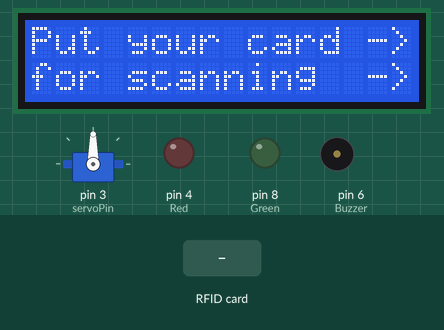
A sketch run on a simulated Arduino Uno, built with avr-gcc and run on an emulated ATmega328P. Parts: servo, 16×2 character LCD, output pins drawn as LEDs (lit = HIGH), buzzer (waves = sounding). The inputs (shaded band) are chosen by the test bench. Pins used as bus, display or sensor lines are not drawn; what the sketch prints to the serial monitor is not drawn.

Above: at 1.3 s.
1.4 s: RFID card 04 B2 9E 00 F5 4C 03 held to the reader
At 3.5 s:
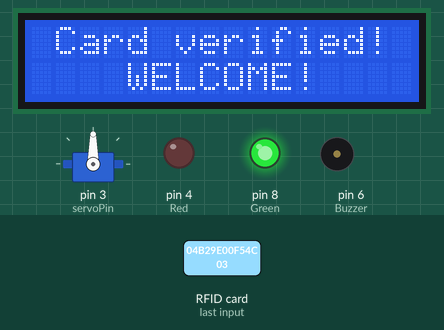
At 6.4 s:
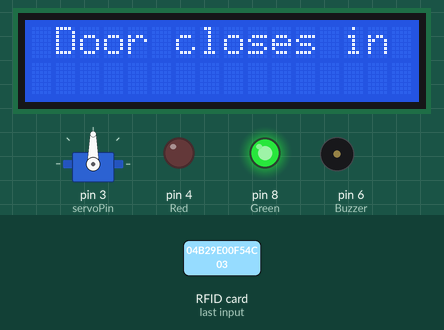
Timing chart, 0 to 13.3 s (numbered marks = the images above; inputs shaded):
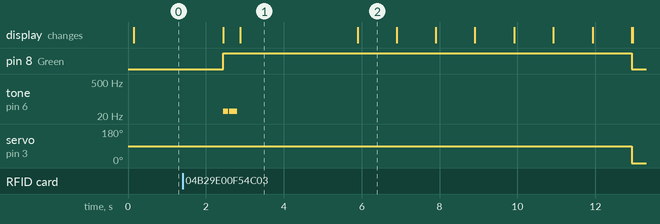

The sketch:

main.ino
```cpp
// Importing essential libraries for the project
#include <SPI.h>
#include <MFRC522.h>
#include <Wire.h>
#include <Servo.h>
#include <LiquidCrystal_I2C.h>


// Defining the pins for the RFID module, Servo motor, Buzzer, and LEDs
#define SS_PIN 10
#define RST_PIN 9
#define Green 8
#define Red 4
#define Buzzer 6

// Creating an instance of the MFRC522 library
MFRC522 mfrc522(SS_PIN, RST_PIN);
LiquidCrystal_I2C lcd(0x27, 16, 2); // Setting the LCD address to 0x27

// Creating an instance of the Servo library
Servo servo;
int servoPin = 3;

// Defining the verified card
String verified_Card = "04b29e00f54c03"; // Change this to your card UID, check the serial monitor for the UID


// Setup function
void setup() {
    servo.attach(servoPin); // Attaching the servo motor to the servo pin
    Serial.begin(9600);     // Initializing the serial monitor

    // Setting the pins as output
    pinMode(Green, OUTPUT);
    pinMode(Red, OUTPUT);
    pinMode(Buzzer, OUTPUT);

    // Initializing the RFID module, LCD, and Servo motor
    SPI.begin();
    mfrc522.PCD_Init();
    lcd.init();
    lcd.backlight();
    delay(4);
}


// Loop function
void loop() {

    // Displaying the message on the LCD
    lcd.setCursor(0, 0);
    lcd.print("Put your card ->");
    lcd.setCursor(0, 1);
    lcd.print("for scanning  ->");

    // Checking if the card is present
    if (!mfrc522.PICC_IsNewCardPresent() || !mfrc522.PICC_ReadCardSerial())
    return;

    // Reading the card UID and storing it in the content variable
    String content = "";
    for (byte i = 0; i < mfrc522.uid.size; i++) {
        content.concat(String(mfrc522.uid.uidByte[i] < 0x10 ? "0" : ""));   // Adding a 0 before the UID if it is less than 0x10
        content.concat(String(mfrc522.uid.uidByte[i], HEX));               // Converting the UID to HEX
    }

    // Displaying the card UID on the serial monitor
    Serial.println("Content: ");
    Serial.println(content);
    delay(1000);

    // Calling the cardVerification function defined below to verify the card
    cardVerification(content);

    // Turning off the LEDs
    digitalWrite(Red, LOW);
    digitalWrite(Green, LOW);
}

// Function to verify the card and if verified, do the necessary actions
void cardVerification(String content) {

  if (verified_Card == content) { // Checking if the card is verified
    lcd.clear();
    servo.write(90); // Opening the door
    Serial.println("Card Authorized!");
    digitalWrite(Green, HIGH);
    digitalWrite(Red, LOW);
    onAuthorized(); // Calling the onAuthorized function defined below
    servo.write(0); // Closing the door

  } else {
    lcd.clear();
    Serial.println("Card Unauthorized!");
    digitalWrite(Red, HIGH);
    digitalWrite(Green, LOW);
    onUnauthorized(); // Calling the onUnauthorized function defined below
  }
}

// Function to play a pleasant sound, display a message on the LCD and count down of opening duration(5s)
void onAuthorized() {

    // Playing a pleasant sound
    int melody[] = { 32, 32, 32, 32 };
    int noteDurations[] = { 10, 10, 100, 200 };

    for (int i = 0; i < 4; i++) {
        tone(Buzzer, melody[i], noteDurations[i]);
        delay(noteDurations[i] * 1.3);
    }

    // Displaying the message on the LCD
    lcd.setCursor(1, 0);
    lcd.print("Card verified!");
    lcd.setCursor(4, 1);
    lcd.print("WELCOME!");
    delay(3000);
    lcd.clear();

    // Display before closing the door in LCD
    lcd.setCursor(1, 0);
    lcd.print("Door closes in");
    delay(1000);
    lcd.clear();

    // Counting down 5s before closing the door
    for (int i = 5; i > 0; i--) {
        lcd.setCursor(7, 0);
        lcd.print(i);
        delay(1000);
    }

    // Displaying "Door closed!" on the LCD after Closing the door
    lcd.clear();
    lcd.setCursor(2, 0);
    lcd.print("Door closed!");
    delay(1000);
    lcd.clear();
}

// Function to play a dissonant sound, display a message on the LCD
void onUnauthorized() {

    // Playing a dissonant sound
    int dissonant[] = { 500, 500, 500, 500 };
    int noteDurations[] = { 50, 50, 50, 50, 50, 50, 50, 50, 50, 50, 50 };

    for (int i = 0; i < 4; i++) {
        tone(Buzzer, dissonant[i], noteDurations[i]);
        delay(noteDurations[i] * 1.3);
    }

    // Displaying the message on the LCD
    lcd.setCursor(2, 0);
    lcd.print("WRONG card!");
    lcd.setCursor(2, 1);
    lcd.print("Door LOCKED.");
    delay(3000);
    lcd.clear();
}
```

Measured:
- after the input at 1.4 s, pin 8 (Green): LOW → HIGH after 1.0 s, → LOW 10.5 s later; tone on pin 6 (Buzzer): silent → 32 Hz after 1.0 s, → silent 0.13 s later, → 32 Hz 0.03 s later, → silent 0.20 s later; servo on pin 3 (servoPin): 90° → 0° after 11.5 s; the display: first changes after 1.0 s (image 1 shows a later state)
- what the display in image 1 shows lasts 3.0 s, from 2.9 s to 5.9 s
